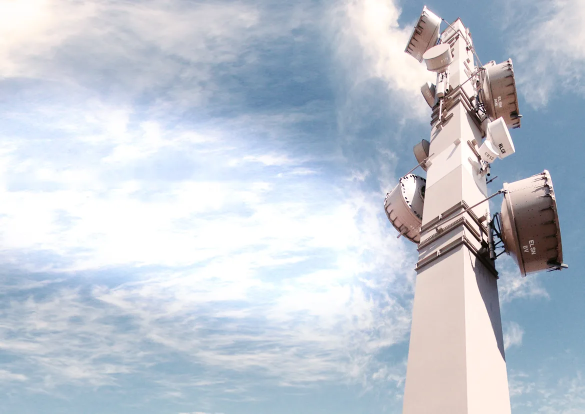
#> input picture _src/img_zrodla/maszt-niebo.webp, 1169 x 827 px (shown at 1/2 size)
$ python obrazy.py
#> lines starting #> are read from the running program, lines starting #| are printed output that depends on the picture
# Przygotowanie obrazów, ikon i logo PNG (python -I obrazy.py)
import os, shutil
from PIL import Image, ImageDraw, ImageFont
TU = os.path.dirname(os.path.abspath(__file__))
Z = os.path.join(TU, 'img_zrodla'); IMG = os.path.join(TU, 'img'); IK = os.path.join(TU, 'ikony')
NAVY = (14, 27, 61); CY = (16, 187, 241)

def webp(src, dst, w=None, q=80, crop=None):
#> called with src = 'maszt-niebo.webp', dst = 'maszt-niebo-1169.webp', q = 78
    im = Image.open(os.path.join(Z, src)).convert('RGB')
#> im is the input picture: PIL image 1169x827 RGB; mean R, G, B 192.3, 200.1, 211
    if crop: im = im.crop(crop)
    if w and im.width > w: im = im.resize((w, round(im.height * w / im.width)), Image.LANCZOS)
    im.save(os.path.join(IMG, dst), 'WEBP', quality=q, method=6)
    print(dst, im.size, os.path.getsize(os.path.join(IMG, dst)))
#| maszt-niebo-1169.webp (1169, 827) 47172

# zdjęcia (przekodowane, bez metadanych)
webp('maszt-niebo.webp', 'maszt-niebo-1169.webp', q=78)
webp('maszt-niebo.webp', 'maszt-niebo-800.webp', 800, q=78)
#> call 2 of webp, with src = 'maszt-niebo.webp', dst = 'maszt-niebo-800.webp', w = 800, q = 78
#> in webp (call 2), `if w and im.width > w: im = im.resize((w, round(im.height * w / im.wid..`:
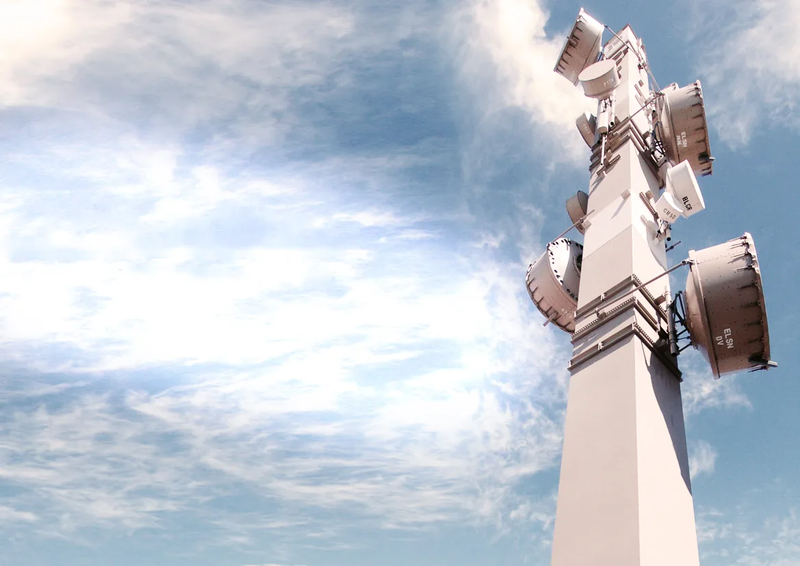
#> im: PIL image 800x566 RGB; mean R, G, B 192.3, 200.1, 211
#| maszt-niebo-800.webp (800, 566) 26520
webp('maszt-niebo-mob.webp', 'maszt-niebo-mob.webp', q=76)
#> call 3 of webp, with src = 'maszt-niebo-mob.webp', dst = 'maszt-niebo-mob.webp', q = 76
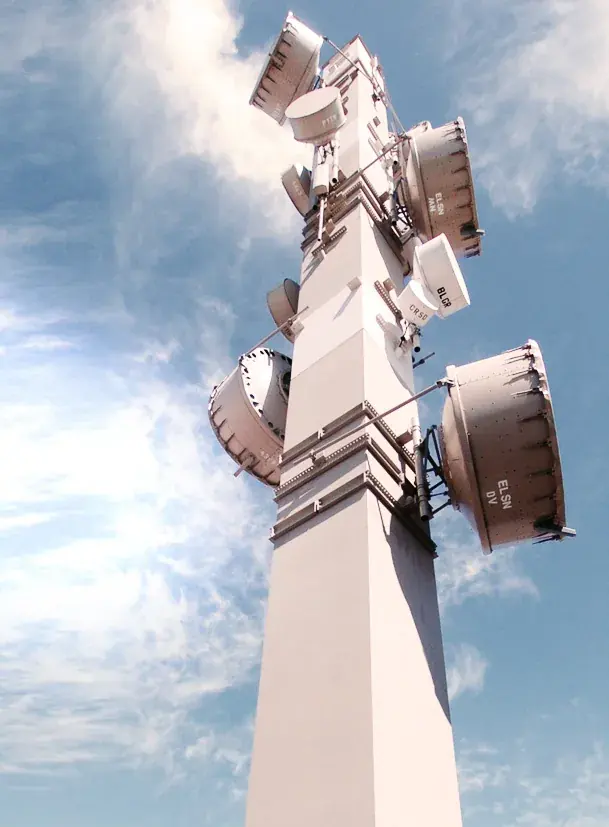
#> input picture _src/img/maszt-niebo-mob.webp, 609 x 827 px, found by its file name
#> in webp, im is the input picture: PIL image 609x827 RGB; mean R, G, B 177.5, 183.9, 194
#| maszt-niebo-mob.webp (609, 827) 30552
webp('maszt-niebo-mob.webp', 'maszt-niebo-mob-460.webp', 460, q=74)
#| maszt-niebo-mob-460.webp (460, 625) 18960
for n, w in [('maszt-radiolinie', None), ('swiatlowody', None), ('konstrukcje-rulony', None), ('konstrukcje-rysunek', None),
             ('serwerownia', 1000), ('zasieg', 1000), ('zlacza', None)]:
#> (the run stopped early here; a loop or call above may not have finished)
